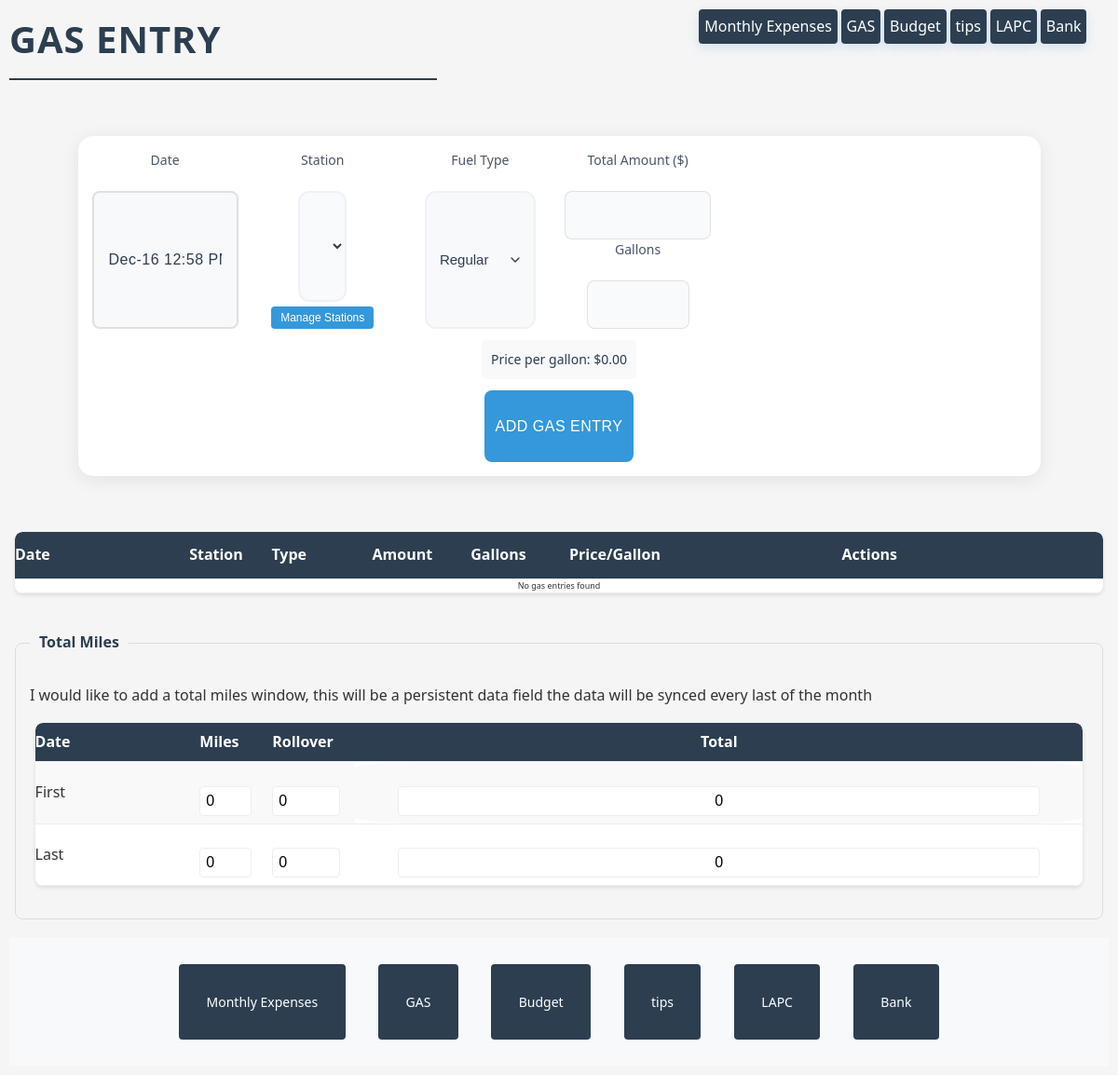
Page /gas/index.php on the earlier database version.
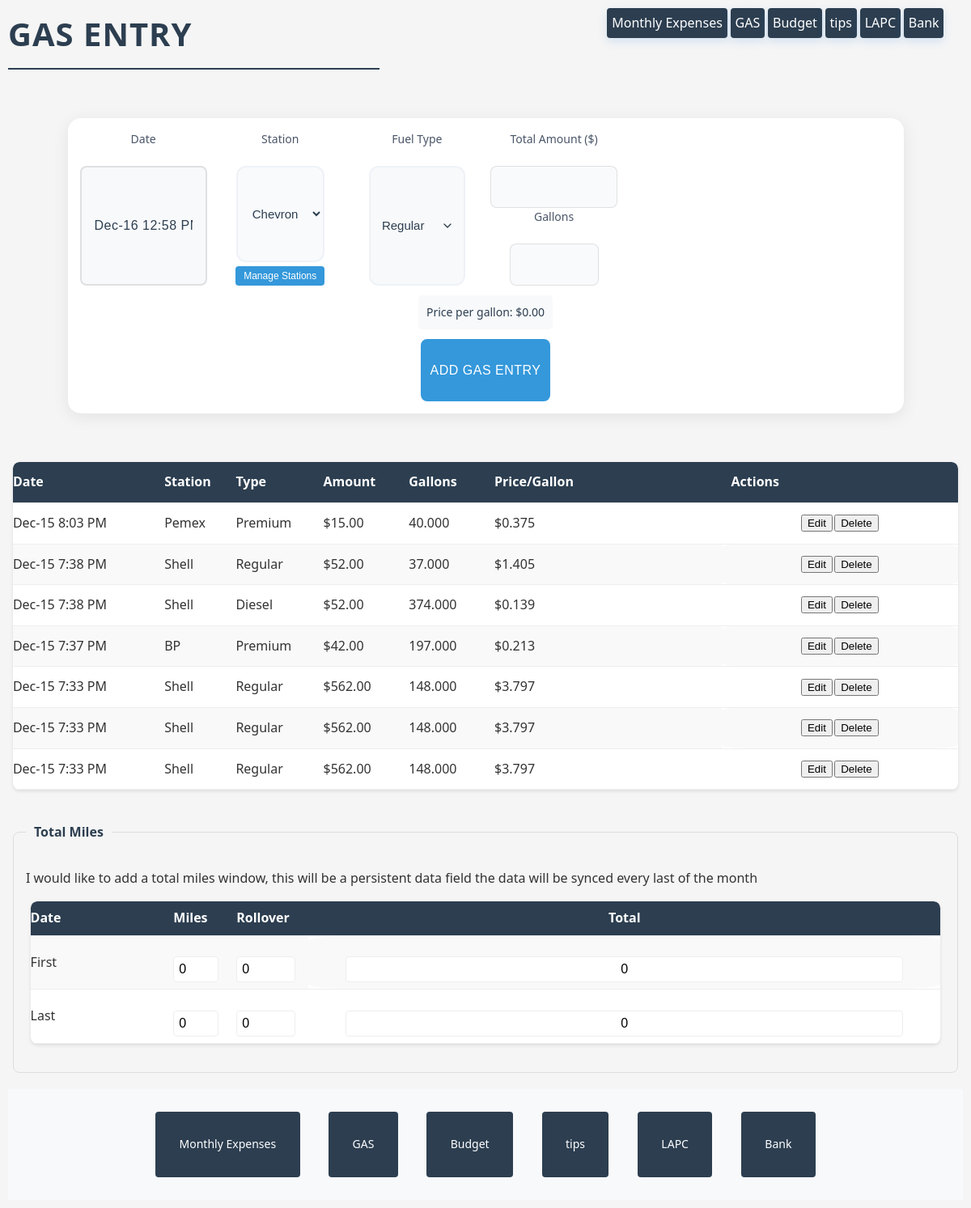
Same page on the later database version.
### tables this page shows
CREATE TABLE gas (
            id INTEGER PRIMARY KEY AUTOINCREMENT,
            date TEXT NOT NULL,
            year INTEGER NOT NULL,
            station TEXT NOT NULL,
            type TEXT NOT NULL,
            amount REAL NOT NULL,
            gallons REAL NOT NULL,
            price_per_gallon REAL NOT NULL
        );

### gas/index.php (the view, shortened to what this page needs)
<?php
require_once '../db_connect.php';
$db = new Database();
$gasEntries = $db->getAllGasEntries();
$stations = $db->getAllStations();
?>
<!DOCTYPE html>
<html lang="en">
<head>
    <link rel="stylesheet" href="../gas/gas.css">
    <link rel="stylesheet" href="../style.css">
</head>
<body>
    <div class="links">
        <h1>Gas Entry</h1>
        <?php links(); ?>
    </div>
    <form method="POST" action="" class="gas-form">
        <div class="field">
            <label for="date">Date</label>
            <input type="text" id="date" name="date"
                value="<?php date_default_timezone_set('America/Los_Angeles'); echo date('M-j g:i A'); ?>" required>
        </div>
        <div class="field">
            <label for="station">Station</label>
            <select id="station" name="station" required>
                <?php foreach ($stations as $station): ?>
                    <option value="<?php echo htmlspecialchars($station); ?>"><?php echo htmlspecialchars($station); ?></option>
                <?php endforeach; ?>
            </select>
            <button type="button" onclick="toggleStationManagement()" class="manage-stations-btn">Manage Stations</button>
        </div>
        <div class="field">
            <label for="type">Fuel Type</label>
            <select id="type" name="type" required>
                <option value="Regular">Regular</option>
            </select>
        </div>
        <div class="field">
            <label for="amount">Total Amount ($)</label>
            <input type="number" id="amount" name="amount" step="0.01" required oninput="calculatePPG()">
            <label for="gallons">Gallons</label>
            <input type="number" id="gallons" name="gallons" step="0.001" required oninput="calculatePPG()">
        </div>
        <div id="ppgDisplay" class="calculated">
            Price per gallon: $0.00
        </div>
        <input type="submit" value="Add Gas Entry">
    </form>
    <div class="table-container" style="overflow-y: auto; max-height: 500px;">
        <table class="data-table">
            <thead>
                <tr>
                    <th>Date</th>
                    <th>Station</th>
                    <th>Type</th>
                    <th>Amount</th>
                    <th>Gallons</th>
                    <th>Price/Gallon</th>
                    <th>Actions</th>
                </tr>
            </thead>
            <tbody>
                <?php if ($gasEntries): ?>
                <?php foreach ($gasEntries as $entry): ?>
                <tr>
                    <td data-label="Date"><?php echo htmlspecialchars($entry['date'] ?? ''); ?></td>
                    <td data-label="Station"><?php echo htmlspecialchars($entry['station'] ?? ''); ?></td>
                    <td data-label="Type"><?php echo htmlspecialchars($entry['type'] ?? ''); ?></td>
                    <td data-label="Amount">$<?php echo number_format($entry['amount'] ?? 0, 2); ?></td>
                    <td data-label="Gallons"><?php echo number_format($entry['gallons'] ?? 0, 3); ?></td>
                    <td data-label="Price/Gallon">$<?php echo number_format($entry['price_per_gallon'] ?? 0, 3); ?></td>
                    <td data-label="Actions" class="actions">
                        <button onclick="editEntry(<?php echo $entry['id']; ?>)" class="edit-btn">Edit</button>
                        <button onclick="deleteEntry(<?php echo $entry['id']; ?>)" class="delete-btn">Delete</button>
                    </td>
                </tr>
                <?php endforeach; ?>
                <?php else: ?>
                <tr>
                    <td colspan="7" style="text-align: center;">No gas entries found</td>
                </tr>
                <?php endif; ?>
            </tbody>
        </table>
    </div>
    <fieldset>
        <legend>Total Miles</legend>
        <p>I would like to add a total miles window, this will be a persistent data field the data will be synced every last of the month</p>
        <div class="table-container miles-table-container">
        <table class="data-table miles-table">
            <tr>
                <th>Date</th>
                <th>Miles</th>
                <th>Rollover</th>
                <th style="text-align:center;">Total</th>
            </tr>
            <tr>
                <td>First</td>
                <td><input type="number" name="first_miles" value="0" min="0" step="0.1"></td>
                <td><input type="number" name="rollover" value="0" min="0" step="0.1"></td>
                <td><input style="text-align:center;" type="number" name="first_total" value="0" min="0" step="0.1"></td>
            </tr>
            <tr>
                <td>Last</td>
                <td><input type="number" name="last_miles" value="0" min="0" step="0.1"></td>
                <td><input type="number" name="rollover_total" value="0" min="0" step="0.1"></td>
                <td><input style="text-align:center;" type="number" name="last_total" value="0" min="0" step="0.1"></td>
            </tr>
        </table>
        </div>
    </fieldset>
    <?php footer(); ?>
</body>
</html>

### db_connect.php (shortened to what this page needs)
<?php
class Database {
    private $db;
    public function __construct() {
        try {
            $rootDir = dirname(__FILE__);
            $dbPath = $rootDir . '/expenses.db';
            $this->db = new PDO('sqlite:' . $dbPath);
            $this->db->setAttribute(PDO::ATTR_ERRMODE, PDO::ERRMODE_EXCEPTION);
            $this->createStationsTable();
        } catch (PDOException $e) {
            echo "Error connecting to database: " . $e->getMessage();
        }
    }
    private function createTable() {
        $query = "CREATE TABLE IF NOT EXISTS expenses (
            id INTEGER PRIMARY KEY AUTOINCREMENT,
            date TEXT NOT NULL,
            item TEXT NOT NULL,
            place TEXT NOT NULL,
            amount REAL NOT NULL,
            type TEXT NOT NULL,
            created_at DATETIME DEFAULT CURRENT_TIMESTAMP
        )";
        $this->db->exec($query);
    }
    private function createGasTable() {
        $this->db->exec("CREATE TABLE IF NOT EXISTS gas (
            id INTEGER PRIMARY KEY AUTOINCREMENT,
            date TEXT NOT NULL,
            year INTEGER NOT NULL,
            station TEXT NOT NULL,
            type TEXT NOT NULL,
            amount REAL NOT NULL,
            gallons REAL NOT NULL,
            price_per_gallon REAL NOT NULL
        )");
    }
    private function createStationsTable() {
        try {
            $this->db->exec("CREATE TABLE IF NOT EXISTS stations (
                id INTEGER PRIMARY KEY AUTOINCREMENT,
                name TEXT NOT NULL UNIQUE
            )");
            $count = $this->db->query("SELECT COUNT(*) FROM stations")->fetchColumn();
            if ($count == 0) {
                $defaultStations = ['Shell', 'BP', 'Chevron'];
                $stmt = $this->db->prepare("INSERT INTO stations (name) VALUES (:name)");
                foreach ($defaultStations as $station) {
                    $stmt->execute([':name' => $station]);
                }
            }
        } catch (PDOException $e) {
            echo "Error creating stations table: " . $e->getMessage();
        }
    }
    public function getAllGasEntries() {
        $query = "SELECT id, date, station, type, amount, gallons, price_per_gallon FROM gas ORDER BY date DESC";
        try {
            $stmt = $this->db->query($query);
            $entries = $stmt->fetchAll(PDO::FETCH_ASSOC);
            return $entries;
        } catch (PDOException $e) {
            echo "Error: " . $e->getMessage();
            return [];
        }
    }
    public function getAllStations() {
        try {
            $query = "SELECT name FROM stations ORDER BY name ASC";
            $stmt = $this->db->query($query);
            return $stmt->fetchAll(PDO::FETCH_COLUMN);
        } catch (PDOException $e) {
            error_log("Error getting stations: " . $e->getMessage());
            return [];
        }
    }
}
function links () {
    echo '<div class="crumbs">
        <a href="../monthly/">Monthly Expenses</a>
        <a href="../gas">GAS</a>
        <a href="#Budget">Budget</a>
        <a href="#tips">tips</a>
        <a href="#LAPC">LAPC</a>
        <a href="../bank/">Bank</a>
        </div>';
}
function footer () {
    echo '<div class="footer">
        <a href="../monthly/">Monthly Expenses</a>
        <a href="../gas">GAS</a>
        <a href="#Budget">Budget</a>
        <a href="#tips">tips</a>
        <a href="#LAPC">LAPC</a>
        <a href="../bank/">Bank</a>
        </div>';
}
?>

### gas/gas.css (style rules this page uses)
.gas-form { display: grid; grid-template-columns: repeat(auto-fill, minmax(150px, 1fr)); gap: 12px; padding: 15px; background: #ffffff; border-radius: 16px; box-shadow: 0 4px 20px rgba(0, 0, 0, 0.08); margin: 40px auto; position: relative; overflow-x: auto; white-space: nowrap; -webkit-overflow-scrolling: touch; scrollbar-width: thin; scrollbar-color: #3498db #f8fafc; min-width: min-content; }
.gas-form .field { position: relative; display: flex; flex-direction: column; align-items: center; min-width: 120px; }
input[name="date"], select[name="type"], select[name="station"], input[name="item"], input[name="place"], input[name="amount"] { width: 100%; max-width: fit-content; }
.gas-form input, .gas-form select { width: 70%; padding: 10px 14px; border: 2px solid #eef2f7; border-radius: 12px; background-color: #f8fafc; font-size: 15px; transition: all 0.2s ease; box-sizing: border-box; color: #2c3e50; }
.gas-form label { font-weight: 500; color: #4a5568; margin-bottom: 4px; font-size: 14px; display: block; }
.gas-form input[type="submit"] { grid-column: 1 / -1; background: #3498db; color: white; border: none; padding: 12px; font-weight: 500; cursor: pointer; transition: transform 0.2s; width: auto; }
.gas-form input[type="number"] { appearance: textfield; -moz-appearance: textfield; }
.calculated { grid-column: 1 / -1; text-align: center; padding: 10px; background: #f8f9fa; border-radius: 5px; font-size: 14px; color: #2c3e50; }
#ppgDisplay { width: fit-content; align-self: center; margin-left: auto; margin-right: auto; text-align: center; }
.manage-stations-btn { margin-top: 5px; padding: 5px 10px; background: #3498db; color: white; border: none; border-radius: 4px; cursor: pointer; font-size: 12px; }
.table-container { width: 99%; margin: 20px auto; overflow-x: auto; overflow-y: hidden; background: white; border-radius: 8px; box-shadow: 0 2px 4px rgba(0, 0, 0, 0.1); }
.data-table { width: 100%; min-width: 800px; border-collapse: collapse; table-layout: fixed; }
.data-table th, .data-table td { padding: 12px; text-align: left; border-bottom: 1px solid #eee; }
.data-table th:first-child, .data-table td:first-child { width: 15%; }
.data-table th:nth-child(2), .data-table td:nth-child(2) { width: 5.5%; }
.data-table th:nth-child(3), .data-table td:nth-child(3) { width: 7.2%; }
.data-table th:nth-child(4), .data-table td:nth-child(4) { width: 7%; }
.data-table th:nth-child(5), .data-table td:nth-child(5) { width: 7%; }
.data-table th:last-child, .data-table td:last-child { width: fit-content; }
.data-table td:last-child { font-size: xx-small; font-weight: 400; text-align: center; }
.miles-table-container { margin-top: 10px !important; }
.miles-table { min-width: 600px !important; }
.miles-table th, .miles-table td { width: 25%; padding: 8px; }
.miles-table input[type="number"] { width: 90%; padding: 6px; border: 1px solid #eee; border-radius: 4px; }
fieldset { width: 99%; margin: 20px auto; border: 1px solid #ddd; border-radius: 8px; padding: 15px; box-sizing: border-box; }
fieldset legend { color: #2c3e50; font-weight: 600; padding: 0 10px; }

Differences in the rows shown:
added gas: date "Dec-15 8:03 PM", station "Pemex", type "Premium", amount "15.00", gallons "40.000", price_per_gallon "0.375"
added gas: date "Dec-15 7:38 PM", station "Shell", type "Regular", amount "52.00", gallons "37.000", price_per_gallon "1.405"
added gas: date "Dec-15 7:38 PM", station "Shell", type "Diesel", amount "52.00", gallons "374.000", price_per_gallon "0.139"
added gas: date "Dec-15 7:37 PM", station "BP", type "Premium", amount "42.00", gallons "197.000", price_per_gallon "0.213"
added gas: date "Dec-15 7:33 PM", station "Shell", type "Regular", amount "562.00", gallons "148.000", price_per_gallon "3.797"
added gas: date "Dec-15 7:33 PM", station "Shell", type "Regular", amount "562.00", gallons "148.000", price_per_gallon "3.797"
added gas: date "Dec-15 7:33 PM", station "Shell", type "Regular", amount "562.00", gallons "148.000", price_per_gallon "3.797"
Other differences:
form field station: (not shown) → "Chevron"
text no longer shown: "No gas entries found"
